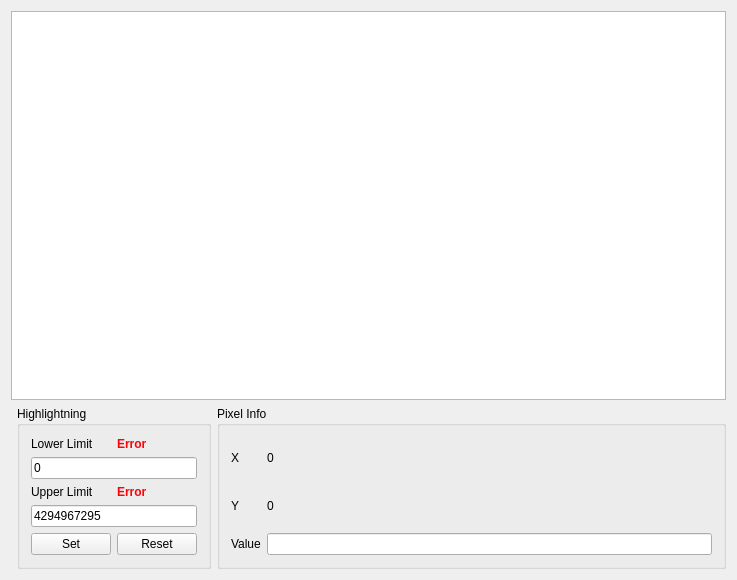
<?xml version="1.0" encoding="UTF-8"?>
<ui version="4.0">
 <class>DepthImageAnalyzerClass</class>
 <widget class="QWidget" name="DepthImageAnalyzerClass">
  <property name="geometry">
   <rect>
    <x>0</x>
    <y>0</y>
    <width>737</width>
    <height>580</height>
   </rect>
  </property>
  <property name="sizePolicy">
   <sizepolicy hsizetype="Fixed" vsizetype="Fixed">
    <horstretch>0</horstretch>
    <verstretch>0</verstretch>
   </sizepolicy>
  </property>
  <property name="windowTitle">
   <string>DepthImageAnalyzer</string>
  </property>
  <layout class="QGridLayout" name="gridLayout">
   <item row="1" column="2">
    <widget class="QGroupBox" name="groupBox_3">
     <property name="title">
      <string>Pixel Info</string>
     </property>
     <layout class="QGridLayout" name="gridLayout_4">
      <item row="0" column="0">
       <widget class="QLabel" name="label">
        <property name="text">
         <string>X</string>
        </property>
       </widget>
      </item>
      <item row="1" column="0">
       <widget class="QLabel" name="label_2">
        <property name="text">
         <string>Y</string>
        </property>
       </widget>
      </item>
      <item row="1" column="1">
       <widget class="QLabel" name="label_y">
        <property name="text">
         <string>0</string>
        </property>
       </widget>
      </item>
      <item row="0" column="1">
       <widget class="QLabel" name="label_x">
        <property name="text">
         <string>0</string>
        </property>
       </widget>
      </item>
      <item row="2" column="0">
       <widget class="QLabel" name="label_5">
        <property name="text">
         <string>Value</string>
        </property>
       </widget>
      </item>
      <item row="2" column="1">
       <widget class="QLineEdit" name="lineEdit_pointValue">
        <property name="layoutDirection">
         <enum>Qt::RightToLeft</enum>
        </property>
        <property name="inputMask">
         <string notr="true"/>
        </property>
        <property name="text">
         <string notr="true"/>
        </property>
        <property name="readOnly">
         <bool>true</bool>
        </property>
       </widget>
      </item>
     </layout>
    </widget>
   </item>
   <item row="0" column="0" colspan="3">
    <layout class="QHBoxLayout" name="horizontalLayout">
     <item>
      <widget class="QGraphicsView" name="graphicsView_depthImage"/>
     </item>
    </layout>
   </item>
   <item row="1" column="1">
    <widget class="QGroupBox" name="groupBox_2">
     <property name="title">
      <string>Highlightning</string>
     </property>
     <layout class="QGridLayout" name="gridLayout_3">
      <item row="4" column="0" colspan="2">
       <widget class="QLineEdit" name="lineEdit_highlight_upper">
        <property name="text">
         <string>4294967295</string>
        </property>
       </widget>
      </item>
      <item row="0" column="0">
       <widget class="QLabel" name="label_7">
        <property name="text">
         <string>Lower Limit</string>
        </property>
       </widget>
      </item>
      <item row="3" column="0">
       <widget class="QLabel" name="label_8">
        <property name="text">
         <string>Upper Limit</string>
        </property>
       </widget>
      </item>
      <item row="2" column="0" colspan="2">
       <widget class="QLineEdit" name="lineEdit_highlight_lower">
        <property name="text">
         <string>0</string>
        </property>
       </widget>
      </item>
      <item row="3" column="1">
       <widget class="QLabel" name="label_error_upper">
        <property name="palette">
         <palette>
          <active>
           <colorrole role="WindowText">
            <brush brushstyle="SolidPattern">
             <color alpha="255">
              <red>255</red>
              <green>0</green>
              <blue>4</blue>
             </color>
            </brush>
           </colorrole>
          </active>
          <inactive>
           <colorrole role="WindowText">
            <brush brushstyle="SolidPattern">
             <color alpha="255">
              <red>255</red>
              <green>0</green>
              <blue>4</blue>
             </color>
            </brush>
           </colorrole>
          </inactive>
          <disabled>
           <colorrole role="WindowText">
            <brush brushstyle="SolidPattern">
             <color alpha="255">
              <red>107</red>
              <green>105</green>
              <blue>104</blue>
             </color>
            </brush>
           </colorrole>
          </disabled>
         </palette>
        </property>
        <property name="font">
         <font>
          <weight>75</weight>
          <bold>true</bold>
         </font>
        </property>
        <property name="text">
         <string>Error</string>
        </property>
       </widget>
      </item>
      <item row="0" column="1">
       <widget class="QLabel" name="label_error_lower">
        <property name="palette">
         <palette>
          <active>
           <colorrole role="WindowText">
            <brush brushstyle="SolidPattern">
             <color alpha="255">
              <red>255</red>
              <green>0</green>
              <blue>4</blue>
             </color>
            </brush>
           </colorrole>
           <colorrole role="Text">
            <brush brushstyle="SolidPattern">
             <color alpha="255">
              <red>255</red>
              <green>0</green>
              <blue>4</blue>
             </color>
            </brush>
           </colorrole>
          </active>
          <inactive>
           <colorrole role="WindowText">
            <brush brushstyle="SolidPattern">
             <color alpha="255">
              <red>255</red>
              <green>0</green>
              <blue>4</blue>
             </color>
            </brush>
           </colorrole>
           <colorrole role="Text">
            <brush brushstyle="SolidPattern">
             <color alpha="255">
              <red>255</red>
              <green>0</green>
              <blue>4</blue>
             </color>
            </brush>
           </colorrole>
          </inactive>
          <disabled>
           <colorrole role="WindowText">
            <brush brushstyle="SolidPattern">
             <color alpha="255">
              <red>107</red>
              <green>105</green>
              <blue>104</blue>
             </color>
            </brush>
           </colorrole>
           <colorrole role="Text">
            <brush brushstyle="SolidPattern">
             <color alpha="255">
              <red>107</red>
              <green>105</green>
              <blue>104</blue>
             </color>
            </brush>
           </colorrole>
          </disabled>
         </palette>
        </property>
        <property name="font">
         <font>
          <weight>75</weight>
          <bold>true</bold>
         </font>
        </property>
        <property name="text">
         <string>Error</string>
        </property>
       </widget>
      </item>
      <item row="5" column="1">
       <widget class="QPushButton" name="pushButton_Highlight_Reset">
        <property name="text">
         <string>Reset</string>
        </property>
       </widget>
      </item>
      <item row="5" column="0">
       <widget class="QPushButton" name="pushButton_Highlight_Set">
        <property name="text">
         <string>Set</string>
        </property>
       </widget>
      </item>
     </layout>
    </widget>
   </item>
  </layout>
 </widget>
 <layoutdefault spacing="6" margin="11"/>
 <resources/>
 <connections/>
</ui>
